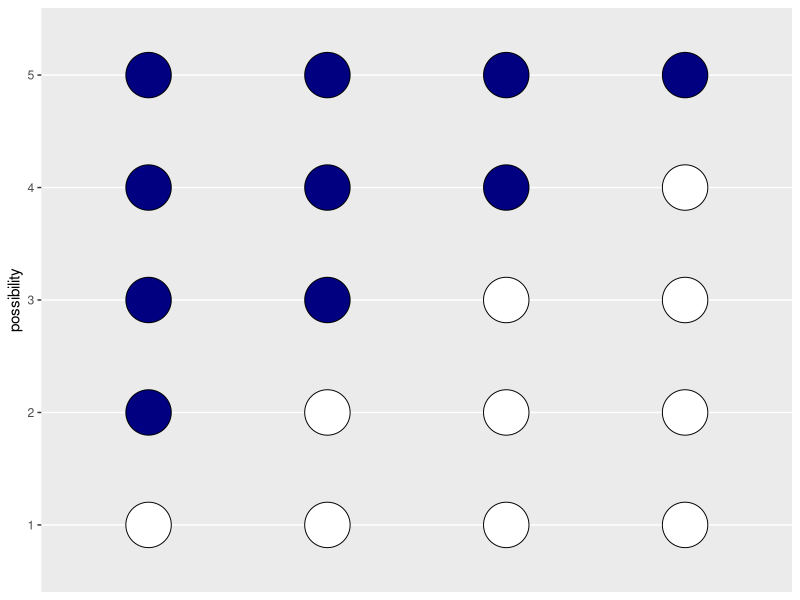
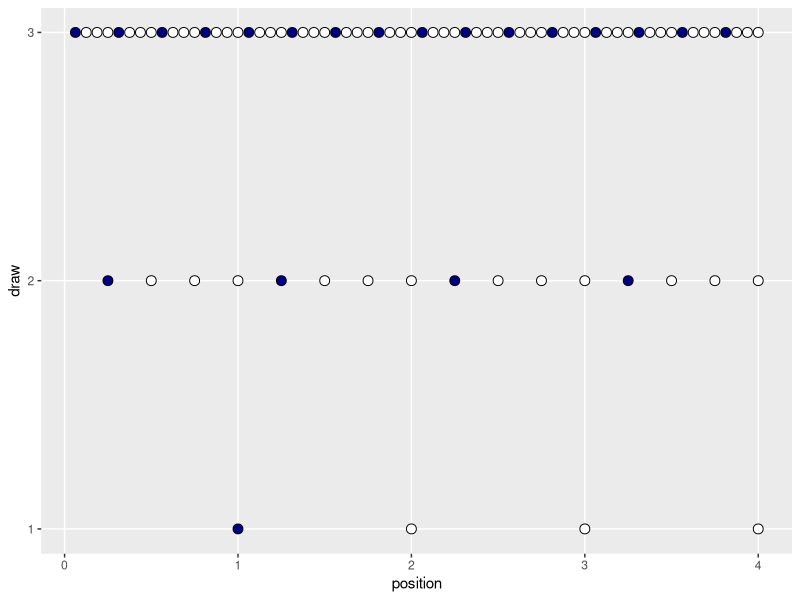
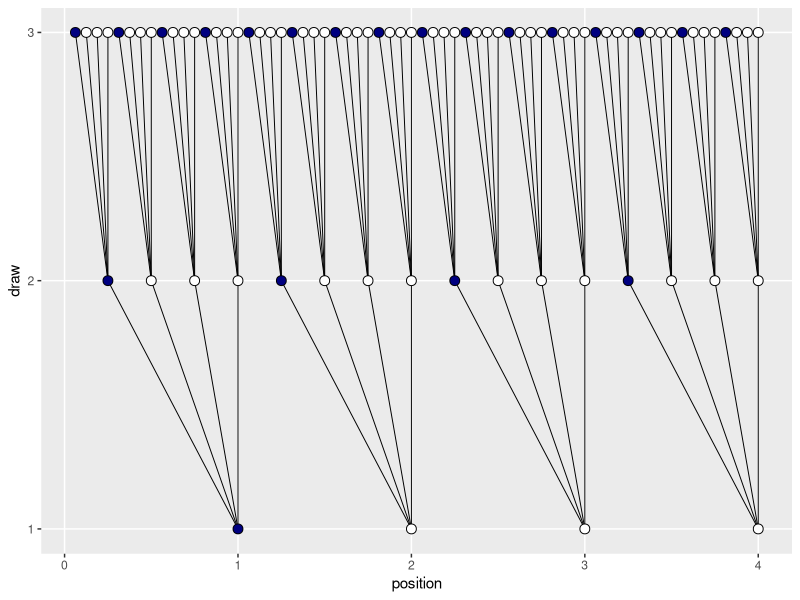
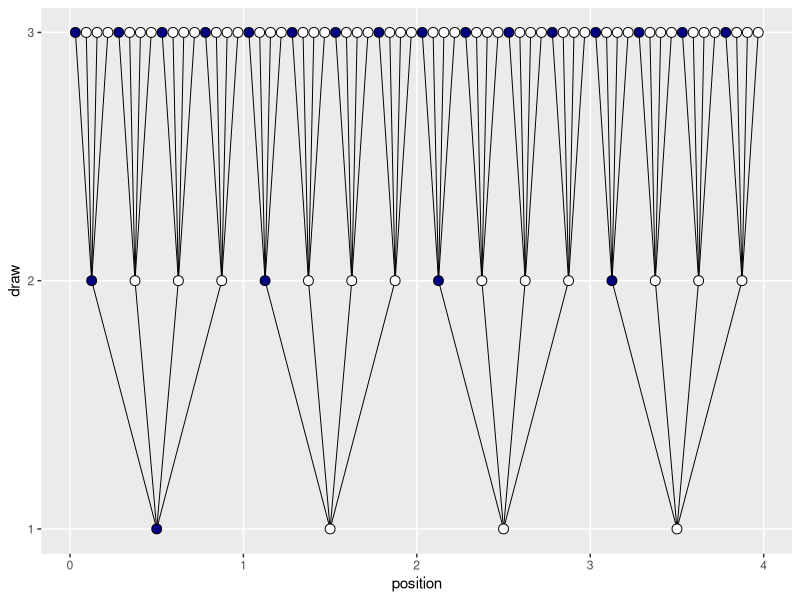
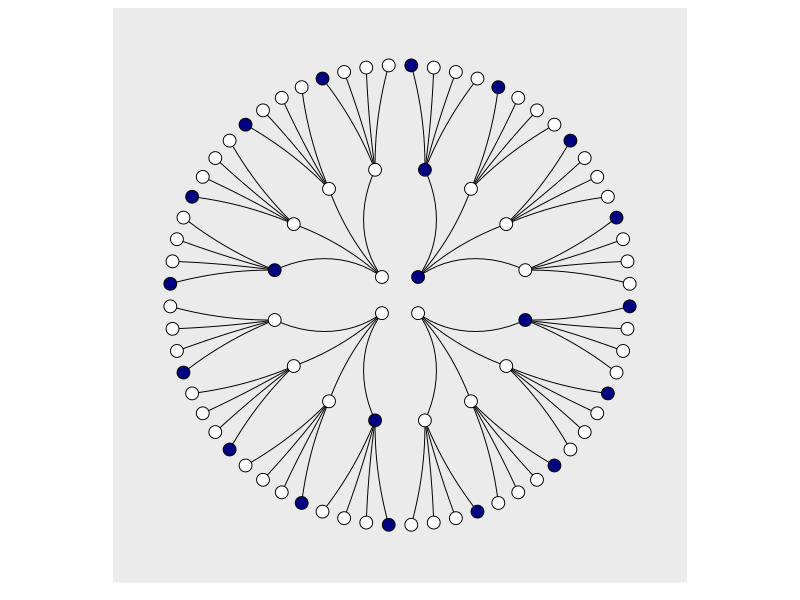
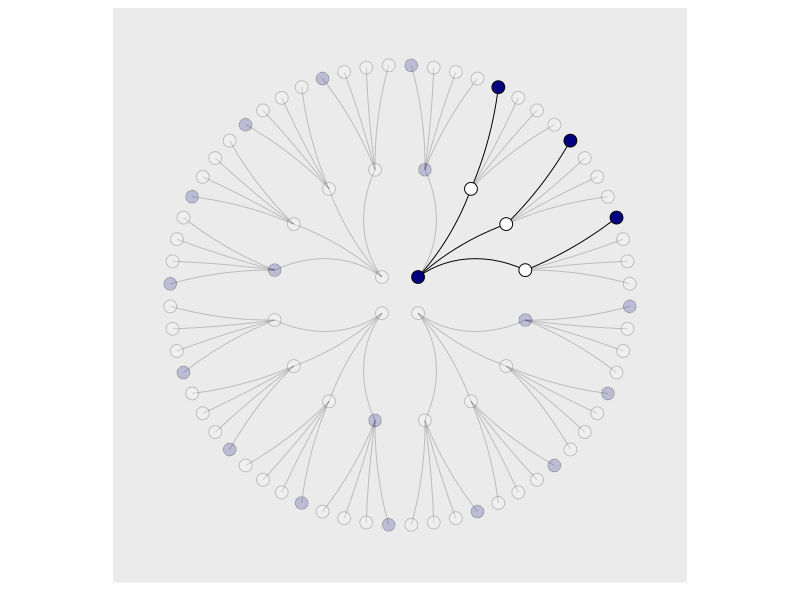

Write the R code that produced these figures, in order. (Note: this script raises an error after producing the figures.)
## ---- chunk 1
library(tidyverse)
## ---- chunk 2
d <-
  tibble(p1 = 0,
         p2 = rep(1:0, times = c(1, 3)),
         p3 = rep(1:0, times = c(2, 2)),
         p4 = rep(1:0, times = c(3, 1)),
         p5 = 1)

head(d)
## ---- chunk 3
d %>% 
  set_names(1:5) %>% 
  mutate(x = 1:4) %>% 
  pivot_longer(-x, names_to = "possibility") %>% 
  mutate(value = value %>% as.character()) %>% 
  
  ggplot(aes(x = x, y = possibility, fill = value)) +
  geom_point(shape = 21, size = 15) +
  scale_fill_manual(values = c("white", "navy")) +
  scale_x_discrete(NULL, breaks = NULL) +
  theme(legend.position = "none")
## ---- chunk 4
tibble(draw    = 1:3,
       marbles = 4) %>% 
  mutate(possibilities = marbles ^ draw) 
## ---- chunk 5
(
  d <-
  tibble(position = c((1:4^1) / 4^0, 
                      (1:4^2) / 4^1, 
                      (1:4^3) / 4^2),
         draw     = rep(1:3, times = c(4^1, 4^2, 4^3)),
         fill     = rep(c("b", "w"), times = c(1, 3)) %>% 
           rep(., times = c(4^0 + 4^1 + 4^2)))
)
## ---- chunk 6
d %>% 
  ggplot(aes(x = position, y = draw, fill = fill)) +
  geom_point(shape = 21, size = 3) +
  scale_fill_manual(values  = c("navy", "white")) +
  scale_y_continuous(breaks = 1:3) +
  theme(legend.position = "none",
        panel.grid.minor = element_blank())
## ---- chunk 7
# these will connect the dots from the first and second draws
(
  lines_1 <-
  tibble(x    = rep((1:4), each = 4),
         xend = ((1:4^2) / 4),
         y    = 1,
         yend = 2)
  )
## ---- chunk 8
# these will connect the dots from the second and third draws
(
  lines_2 <-
  tibble(x    = rep(((1:4^2) / 4), each = 4),
         xend = (1:4^3) / (4^2),
         y    = 2,
         yend = 3)
  )
## ---- chunk 9
d %>% 
  ggplot(aes(x = position, y = draw)) +
  geom_segment(data = lines_1,
               aes(x = x, xend = xend,
                   y = y, yend = yend),
               size  = 1/3) +
  geom_segment(data = lines_2,
               aes(x = x, xend = xend,
                   y = y, yend = yend),
               size  = 1/3) +
  geom_point(aes(fill = fill),
             shape = 21, size = 3) +
  scale_fill_manual(values  = c("navy", "white")) +
  scale_y_continuous(breaks = 1:3) +
  theme(legend.position  = "none",
        panel.grid.minor = element_blank())
## ---- chunk 10
d <-
  d %>% 
  mutate(denominator = ifelse(draw == 1, .5,
                              ifelse(draw == 2, .5 / 4,
                                     .5 / 4^2))) %>% 
  mutate(position = position - denominator)

d
## ---- chunk 11
(
  lines_1 <-
  lines_1 %>% 
  mutate(x    = x - 0.5,
         xend = xend - 0.5 / 4^1)
)
## ---- chunk 12
(
  lines_2 <-
  lines_2 %>% 
  mutate(x    = x - 0.5 / 4^1,
         xend = xend - 0.5 / 4^2)
)
## ---- chunk 13
d %>% 
  ggplot(aes(x = position, y = draw)) +
  geom_segment(data = lines_1,
               aes(x = x, xend = xend,
                   y = y, yend = yend),
               size  = 1/3) +
  geom_segment(data = lines_2,
               aes(x = x, xend = xend,
                   y = y, yend = yend),
               size  = 1/3) +
  geom_point(aes(fill = fill),
             shape = 21, size = 3) +
  scale_fill_manual(values  = c("navy", "white")) +
  scale_y_continuous(breaks = 1:3) +
  theme(legend.position  = "none",
        panel.grid.minor = element_blank())
## ---- chunk 14
d %>% 
  ggplot(aes(x = position, y = draw)) +
  geom_segment(data = lines_1,
               aes(x = x, xend = xend,
                   y = y, yend = yend),
               size = 1/3) +
  geom_segment(data = lines_2,
               aes(x = x, xend = xend,
                   y = y, yend = yend),
               size = 1/3) +
  geom_point(aes(fill = fill),
             shape = 21, size = 4) +
  scale_fill_manual(values = c("navy", "white")) +
  scale_x_continuous(NULL, limits = c(0, 4), breaks = NULL) +
  scale_y_continuous(NULL, limits = c(0.75, 3), breaks = NULL) +
  coord_polar() +
  theme(legend.position = "none",
        panel.grid = element_blank())
## ---- chunk 15
lines_1 <-
  lines_1 %>% 
  mutate(remain = c(rep(0:1, times = c(1, 3)),
                    rep(0,   times = 4 * 3)))
lines_2 <-
  lines_2 %>% 
  mutate(remain = c(rep(0,   times = 4),
                    rep(1:0, times = c(1, 3)) %>% rep(., times = 3),
                    rep(0,   times = 12 * 4)))
d <-
  d %>% 
  mutate(remain = c(rep(1:0, times = c(1, 3)),
                    rep(0:1, times = c(1, 3)),
                    rep(0,   times = 4 * 4),
                    rep(1:0, times = c(1, 3)) %>% rep(., times = 3),
                    rep(0,   times = 12 * 4))) 
# finally, the plot:
d %>% 
  ggplot(aes(x = position, y = draw)) +
  geom_segment(data = lines_1,
               aes(x = x, xend = xend,
                   y = y, yend = yend,
                   alpha = remain %>% as.character()),
               size = 1/3) +
  geom_segment(data = lines_2,
               aes(x = x, xend = xend,
                   y = y, yend = yend,
                   alpha = remain %>% as.character()),
               size = 1/3) +
  geom_point(aes(fill = fill, alpha = remain %>% as.character()),
             shape = 21, size = 4) +
  # it's the alpha parameter that makes elements semitransparent
  scale_fill_manual(values = c("navy", "white")) +
  scale_alpha_manual(values = c(1/5, 1)) +
  scale_x_continuous(NULL, limits = c(0, 4), breaks = NULL) +
  scale_y_continuous(NULL, limits = c(0.75, 3), breaks = NULL) +
  coord_polar() +
  theme(legend.position = "none",
        panel.grid = element_blank())
## ---- chunk 16
(d <- tibble(toss = c("w", "l", "w", "w", "w", "l", "w", "l", "w")))
## ---- chunk 17
(
  d <-
  d %>% 
  mutate(n_trials  = 1:9,
         n_success = cumsum(toss == "w"))
  )
## ---- chunk 18
sequence_length <- 50

d %>% 
  expand(nesting(n_trials, toss, n_success), 
         p_water = seq(from = 0, to = 1, length.out = sequence_length)) %>% 
  group_by(p_water) %>% 

  mutate(lagged_n_trials  = lag(n_trials, k = 1),
         lagged_n_success = lag(n_success, k = 1)) %>% 
  ungroup() %>% 
  mutate(prior      = ifelse(n_trials == 1, .5,
                             dbinom(x    = lagged_n_success, 
                                    size = lagged_n_trials, 
                                    prob = p_water)),
         likelihood = dbinom(x    = n_success, 
                             size = n_trials, 
                             prob = p_water),
         strip      = str_c("n = ", n_trials)) %>% 
  # the next three lines allow us to normalize the prior and the likelihood, 
  # putting them both in a probability metric 
  group_by(n_trials) %>% 
  mutate(prior      = prior / sum(prior),
         likelihood = likelihood / sum(likelihood)) %>%   
  
  # plot!
  ggplot(aes(x = p_water)) +
  geom_line(aes(y = prior), 
            linetype = 2) +
  geom_line(aes(y = likelihood)) +
  scale_x_continuous("proportion water", breaks = c(0, .5, 1)) +
  scale_y_continuous("plausibility", breaks = NULL) +
  theme(panel.grid = element_blank()) +
  facet_wrap(~strip, scales = "free_y")
